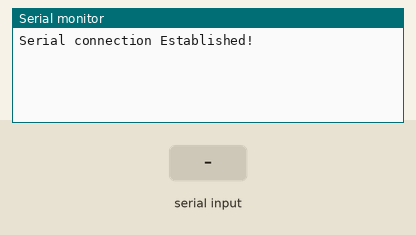
Simulated run of this sketch. Board: Arduino Uno, built with avr-gcc and run on an emulated ATmega328P. On the bench: the last lines printed to the serial monitor. The test bench sets the inputs (shaded band).

Above: at 1.2 s.
1.3 s: "1" received over Serial
At 2.7 s:
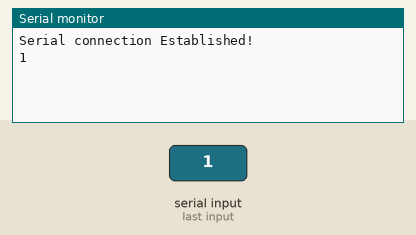
3.5 s: "0" received over Serial
At 4.8 s:
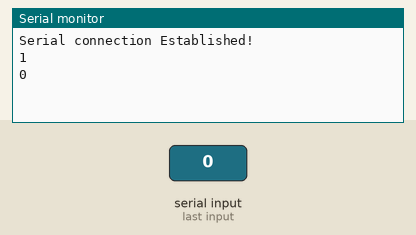
5.0 s: "2" received over Serial
At 7.0 s:
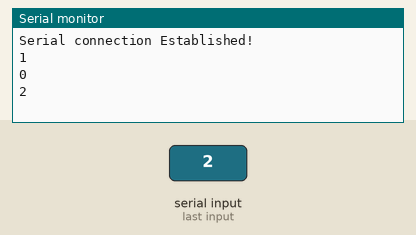

Measured:
- after the input at 1.3 s, the serial monitor: prints a new line after 0.70 s (image 1)
- after the input at 3.5 s, the serial monitor: prints a new line after 0.50 s (image 2)
- after the input at 5.0 s, the serial monitor: prints a new line after 1.0 s (image 3)

The sketch:

rx_tx_simple_echo.ino
```cpp
//Echo command back to user via Rx(pin 0) and Tx (pin 1) on Arduino
//using HC-06 module and UART Serial port on Arduino ^

String command = "";

void setup()
{
  Serial.begin(9600);

  Serial.println("Serial connection Established!");

}//end setup

void loop()
{
  if (Serial.available()) {
    while(Serial.available()) {
    command += (char)Serial.read();  //read serial bytes from user

  }//end while

  Serial.println(command);    //echo back

  //reset command
  command = "";
  }//end if avail

  delay(1000);
}//end loop
```
